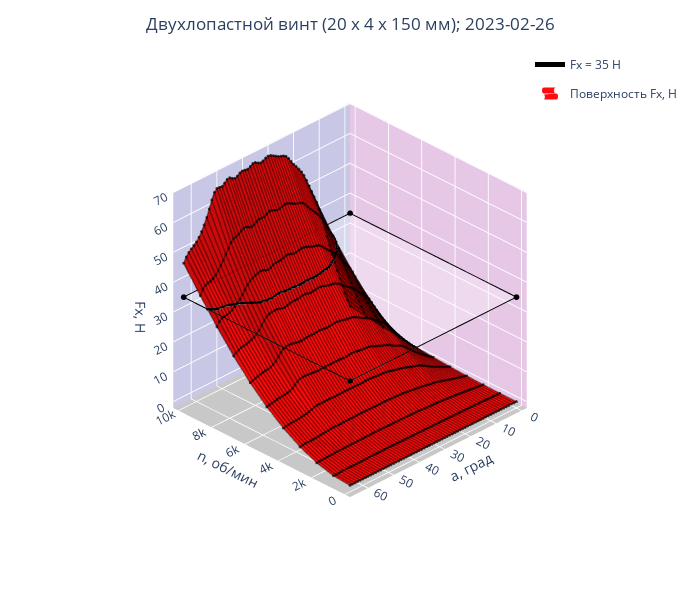

Here is the notebook cell this chart was saved with:
### Code cell
Fx.cross_line(n_fx, [f]*len(n_fx), f)
Fx.basic_plot([[0,'rgb(255, 0, 0)'], [1,  'rgb(255, 0, 0)']])
